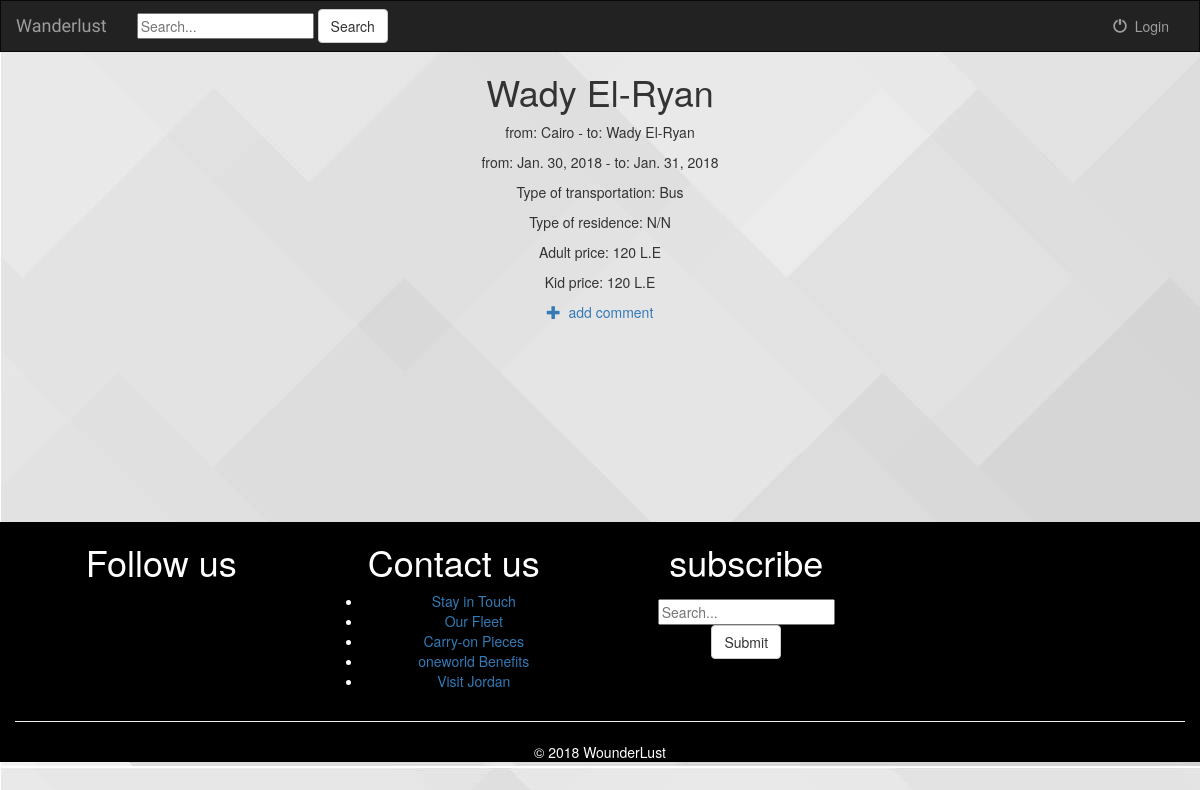
Before: /Wanderlust/trip/3/ with the older database file.
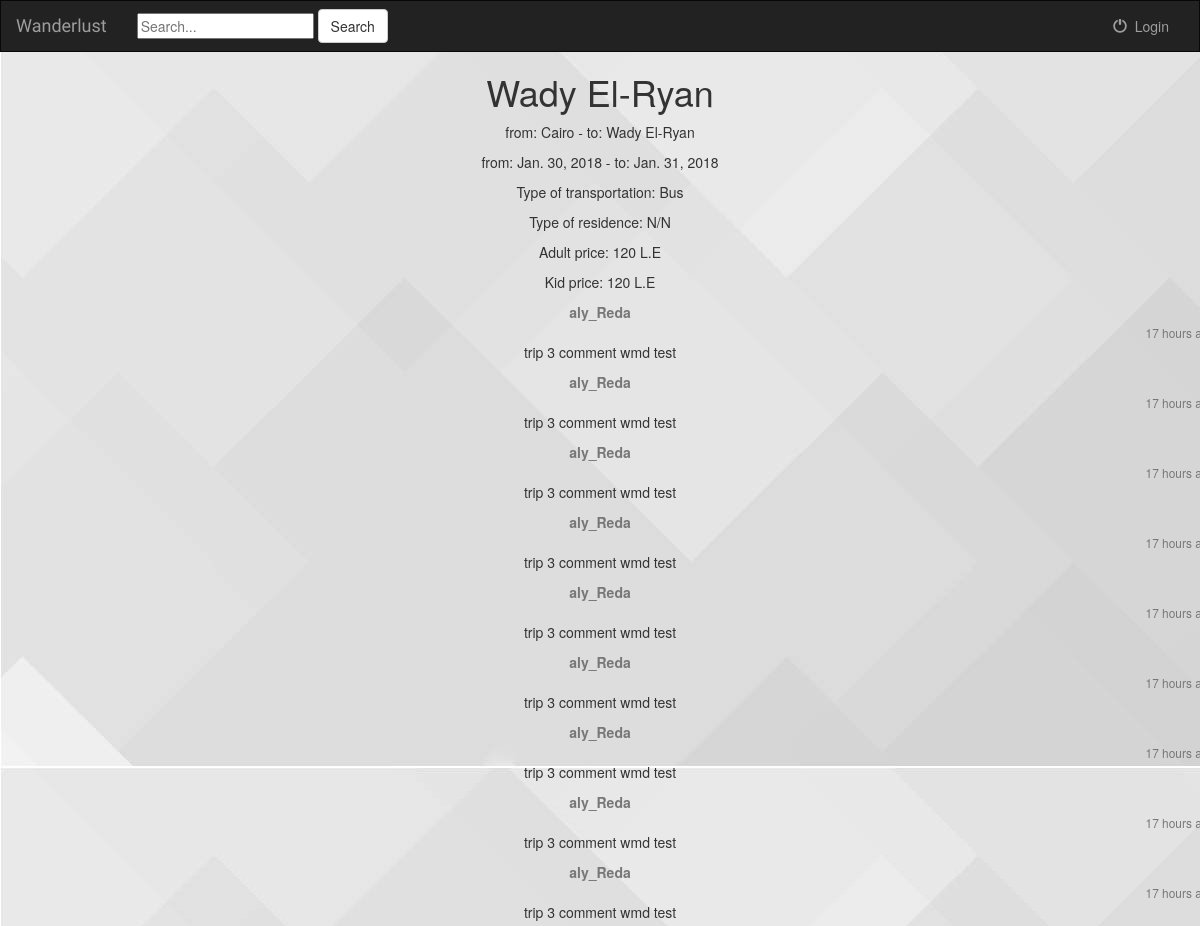
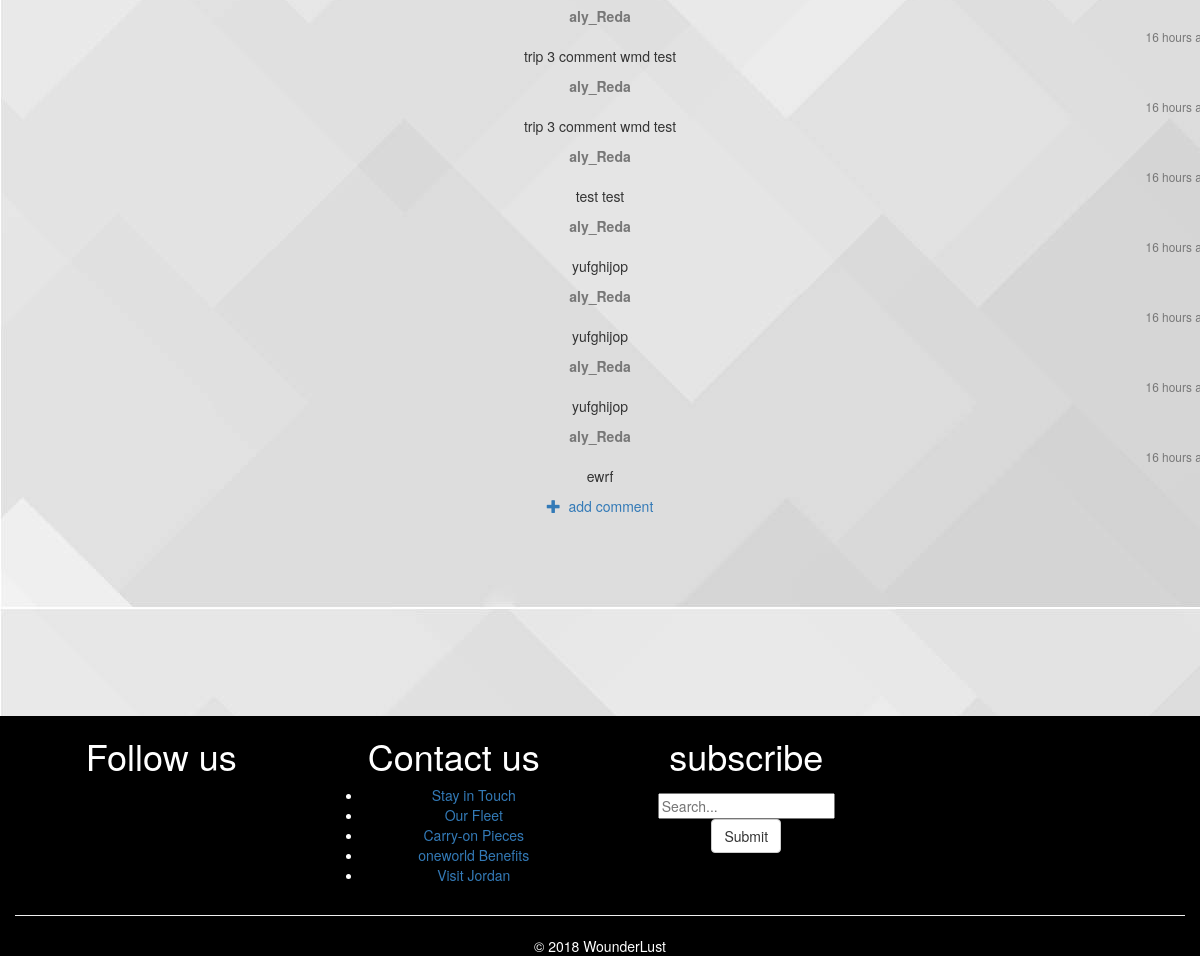
After: the same page with the newer database file (2 pictures, top to bottom).
### trips/models.py (models this page shows, shortened)
class Question(models.Model):
    Q_content = models.TextField(max_length=500)
    Q_trip = models.ForeignKey(Trip, on_delete= models.CASCADE)
    asked_by = models.ForeignKey(User, related_name='question', on_delete= models.CASCADE)
    asked_at = models.DateTimeField(auto_now_add= True)
    def get_message_as_markdown(self):
        return mark_safe(markdown(self.Q_content, safe_mode='escape'))

### trips/views.py (the view)
# urls.py: url(r'^trip/(?P<pk>[0-9]+)/$', views.DetailView.as_view(), name='detail'),
class DetailView(generic.DetailView):
    model = Trip
    template_name = 'trips/detail.html'

### trips/templates/trips/detail.html (shortened to what this page needs)
{%  extends 'trips/base.html' %}
{% load humanize %}
{% load static %}
 {% block stylesheet %}
  <link rel="stylesheet" href="{% static 'css/simplemde.min.css' %}">
 {% endblock %}
{%  block body %}
        <div>
                     <h1>{{ trip.name }}</h1>
                     <p>from: {{ trip.origin  }} - to: {{ trip.destination  }}</p>
                     <p>from: {{ trip.departing_date  }} - to: {{ trip.returning_date  }}</p>
                     <p>Type of transportation: {{ trip.get_transportstion_display }} </p>
                     <p>Type of residence: {{ trip.get_residence_display }} </p>
                     <p>Adult price: {{ trip.adult_price }} L.E</p>
                     <p>Kid price: {{ trip.adult_price }} L.E</p>
    </div>
<div>
{% for question in trip.question_set.all %}
    <div class="card mb-2">
      <div class="card-body p-3">
        <div class="row mb-3">
          <div class="col-6">
            <strong class="text-muted">{{ question.asked_by }}</strong>
          </div>
          <div class="col-6 text-right">
            <small class="text-muted">{{ question.asked_at|naturaltime  }}</small>
          </div>
        </div>
        {{ question.get_message_as_markdown }}
      </div>
    </div>
  {% endfor %}
<div>
      <a href="{% url 'trips:new_question' trip.id %}"><span class="glyphicon glyphicon-plus" aria-hidden="true"></span>&nbsp; add comment </a>
</div>
{%  endblock %}

Changed rows visible on the page:
added Question: asked_by "aly_Reda", asked_at "17 hours…", get_message_as_markdown "trip 3 comment wmd test"
added Question: asked_by "aly_Reda", asked_at "17 hours…", get_message_as_markdown "trip 3 comment wmd test"
added Question: asked_by "aly_Reda", asked_at "17 hours…", get_message_as_markdown "trip 3 comment wmd test"
added Question: asked_by "aly_Reda", asked_at "17 hours…", get_message_as_markdown "trip 3 comment wmd test"
added Question: asked_by "aly_Reda", asked_at "17 hours…", get_message_as_markdown "trip 3 comment wmd test"
added Question: asked_by "aly_Reda", asked_at "17 hours…", get_message_as_markdown "trip 3 comment wmd test"
added Question: asked_by "aly_Reda", asked_at "17 hours…", get_message_as_markdown "trip 3 comment wmd test"
added Question: asked_by "aly_Reda", asked_at "17 hours…", get_message_as_markdown "trip 3 comment wmd test"
added Question: asked_by "aly_Reda", asked_at "17 hours…", get_message_as_markdown "trip 3 comment wmd test"
added Question: asked_by "aly_Reda", asked_at "16 hours…", get_message_as_markdown "trip 3 comment wmd test"
added Question: asked_by "aly_Reda", asked_at "16 hours…", get_message_as_markdown "trip 3 comment wmd test"
added Question: asked_by "aly_Reda", asked_at "16 hours…", get_message_as_markdown "test test"
added Question: asked_by "aly_Reda", asked_at "16 hours…", get_message_as_markdown "yufghijop"
added Question: asked_by "aly_Reda", asked_at "16 hours…", get_message_as_markdown "yufghijop"
added Question: asked_by "aly_Reda", asked_at "16 hours…", get_message_as_markdown "yufghijop"
added Question: asked_by "aly_Reda", asked_at "16 hours…", get_message_as_markdown "ewrf"
